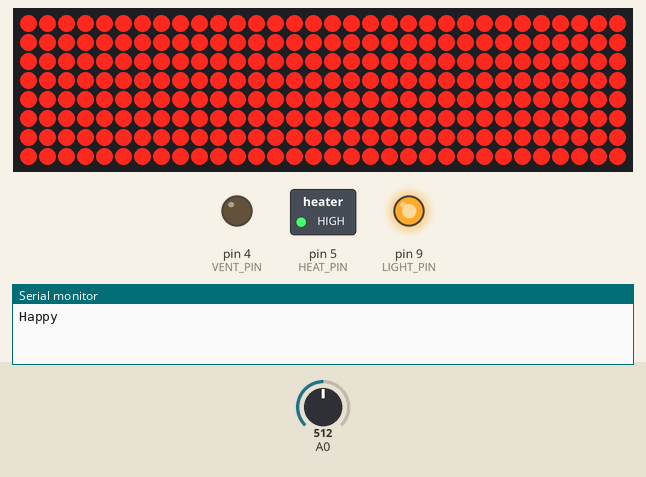
Recording of a sketch running on a simulated Arduino Uno, built with avr-gcc and run on an emulated ATmega328P. On the bench: 32×8 LED matrix, switched loads named in the sketch (green lamp = pin HIGH), output pins drawn as LEDs (lit = HIGH), the last lines printed to the serial monitor. Inputs (shaded band) come from the test bench; at power-on: A0 = 512.

Above: at 1.2 s.
1.3 s: A0 set to 183
At 2.3 s:
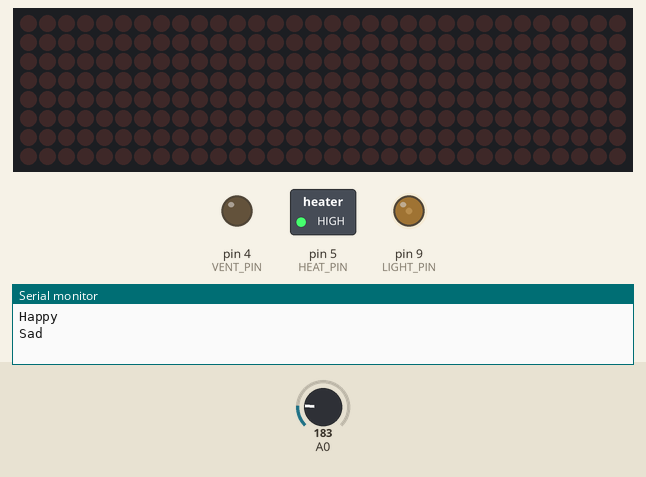
3.3 s: A0 set to 158
At 4.0 s:
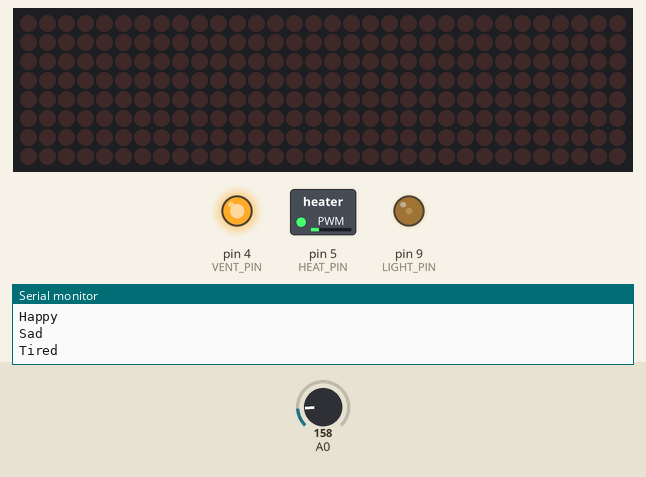
5.0 s: A0 set to 716
At 5.38 s:
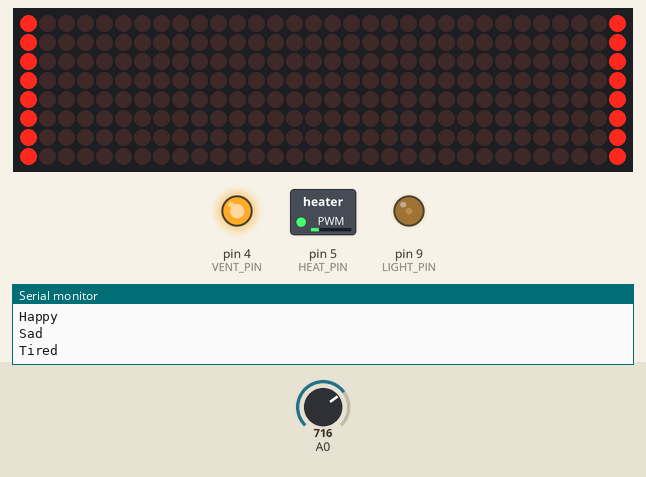
7.0 s: A0 set to 859
8.5 s: A0 set to 882
At 8.64 s:
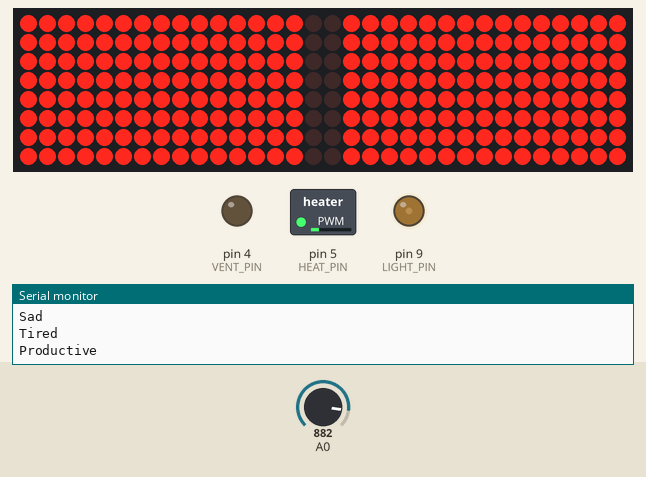
Timing chart, 0 to 11.5 s (numbered marks = the images above; inputs shaded):
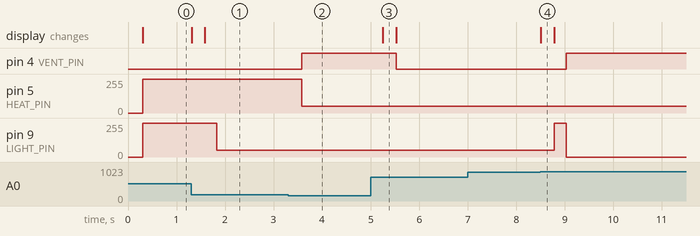

Measured:
- the behaviour switches between 175 and 174 on A0 (found by bisection; images 1 and 2)
- the behaviour switches between 874 and 875 on A0 (found by bisection; images 3 and 4)
- after the input at 1.3 s, pin 9 (LIGHT_PIN): 255/255 → 50/255 after 0.53 s; the display: first changes at once (image 1 shows a later state)
- after the input at 3.3 s, pin 4 (VENT_PIN): LOW → HIGH after 0.28 s; pin 5 (HEAT_PIN): 255/255 → 50/255 after 0.28 s
- after the input at 5.0 s, pin 4 (VENT_PIN): HIGH → LOW after 0.53 s; the display: changes after 0.25 s (image 3)
- after the input at 7.0 s, every drawn part: stays the same
- after the input at 8.5 s, pin 4 (VENT_PIN): LOW → HIGH after 0.53 s; pin 9 (LIGHT_PIN): 50/255 → 255/255 after 0.29 s, → 0/255 0.25 s later; the display: changes at once (image 4)

The sketch:

poli.ino
```cpp
#include "DHT.h"
#include "LedControl.h"
LedControl lc= LedControl(11,13,10,4);
unsigned long delayTime = 200;

#define LIGHT_PIN 9
#define HEAT_PIN 5
#define VENT_PIN 4
#define outputA 6
#define outputB 7

#define DHTPIN 2
#define DHTTYPE DHT11

byte invader1a[] =
{
   B00011000,  // First frame of invader #1
   B00111100,
   B01111110,
   B11011011,
   B11111111,
   B00100100,
   B01011010,
   B10100101
};

DHT dht(DHTPIN, DHTTYPE);

int temperatureValue = 0;
int lightsValue = 0;
int openedWindow = 0;
int closedWindow = 0;
int potValue = 0;
int tired1 = 0;
int sad1 = 0;
int stressed1 = 0;
int happy1 = 0;
int productive1 = 0;
int sleep1 = 0;

float getTemperature()
{
  return dht.readTemperature();
}

float getHumidity()
{
  return dht.readHumidity();
}

void openLights(){
  lc.setIntensity(0, 0);
  lc.setIntensity(1, 0);
  lc.setIntensity(2, 0);
  lc.setIntensity(3, 0);
  for(int i= 0; i <= 3; i++)lc.clearDisplay(i);
  for(int i=0; i <=7 ; i++){
    lc.setColumn(3, i, 0xFF);
    lc.setColumn(0, 7-i, 0xFF);
    delay(10);
  }
  for(int i=0; i <=7 ; i++){
    lc.setColumn(2, i, 0xFF);
    lc.setColumn(1, 7-i, 0xFF);
    delay(10);
  }
}

void closeLights(){
  lc.setIntensity(0, 0);
  lc.setIntensity(1, 0);
  lc.setIntensity(2, 0);
  lc.setIntensity(3, 0);
  for(int i=0; i <=7 ; i++){
    lc.setColumn(1, i, 0x00);
    lc.setColumn(2, 7-i, 0x00);
    delay(10);
  }
  for(int i=0; i <=7 ; i++){
    lc.setColumn(0, i, 0x00);
    lc.setColumn(3, 7-i, 0x00);
    delay(10);
  }

}

void openCurtain() {
  lc.clearDisplay(0); // Clear all displays for the effect

  lc.setIntensity(0, 1);
  int totalColumns = 32; // Assuming 4 modules with 8 columns each
  int centerColumn = totalColumns / 2;

  for (int step = 0; step <= centerColumn; step++) {
    // Left side opening
    if (centerColumn - step >= 0) {
      int columnIndex = centerColumn - step;
      lc.setColumn(0, columnIndex % 8, 0xFF); // Light up the column
      lc.setColumn(4, columnIndex % 8, 0xFF);
    }

    // Right side opening
    if (centerColumn + step < totalColumns) {
      int columnIndex = centerColumn + step;
      lc.setColumn(columnIndex / 8, columnIndex % 8, 0xFF); // Light up the column
    }

    delay(100); // Adjust delay for effect speed
  }
}

void closeCurtain() {
  lc.clearDisplay(0); // Clear all displays for the effect
    lc.setIntensity(0, 1);

  int totalColumns = 32; // Assuming 4 modules with 8 columns each
  int leftEdge = 0;
  int rightEdge = totalColumns - 1;

  while (leftEdge <= rightEdge) {
    // Left side closing
    lc.setColumn(leftEdge / 8, leftEdge % 8, 0xFF); // Light up the column
    leftEdge++;

    // Right side closing
    lc.setColumn(rightEdge / 8, rightEdge % 8, 0xFF); // Light up the column
    rightEdge--;

    delay(100); // Adjust delay for effect speed
  }
}

void temperatureHigh(){
    while(temperatureValue < 255){
      temperatureValue++;
      analogWrite(HEAT_PIN, temperatureValue);
    }
    digitalWrite(VENT_PIN, LOW);
}

void temperatureLow(){
  while(temperatureValue < 50){
    temperatureValue--;
    analogWrite(HEAT_PIN, temperatureValue);
  }
  analogWrite(HEAT_PIN, 50);
  digitalWrite(VENT_PIN, HIGH);
}

void lightsOnLow(){
  while(lightsValue < 50){
    lightsValue--;
    analogWrite(LIGHT_PIN, lightsValue);
  }
  analogWrite(LIGHT_PIN, 50);
}

void lightsOff(){
  while(lightsValue > 0){
    lightsValue--;
    analogWrite(LIGHT_PIN, lightsValue);
  }
}

void happy(){
  if(openedWindow == 0){
    openLights();
    openedWindow = 1;
    closedWindow = 0;
  }
  sad1 = 0;
  stressed1 = 0;
  tired1 = 0;
  productive1 = 0;
  sleep1 = 0;
  if(happy1 == 0){
    happy1 = 1;
    Serial.println("Happy");
  }
  analogWrite(LIGHT_PIN, 255);
  temperatureHigh();

}

void tired(){
  if(closedWindow == 0){
      closeLights();
      openedWindow = 0;
      closedWindow = 1;
  }
  closeLights();
  lightsOnLow();
  sad1 = 0;
  stressed1 = 0;
  happy1 = 0;
  productive1 = 0;
  sleep1 = 0;
  if(tired1 == 0){
    tired1 = 1;
    Serial.println("Tired");
  }
  temperatureLow();
}

void sad(){
    if(closedWindow == 0){
      closeLights();
      openedWindow = 0;
      closedWindow = 1;
  }
  lightsOnLow();
  stressed1 = 0;
  happy1 = 0;
  productive1 = 0;
  sleep1 = 0;
  tired1 = 0;
  if(sad1 == 0){
    sad1 = 1;
    Serial.println("Sad");
  }
  temperatureHigh();
}

void stressed(){
    if(openedWindow == 0){
    openLights();
    openedWindow = 1;
    closedWindow = 0;
  }
  lightsOnLow();
  sad1 = 0;
  happy1 = 0;
  productive1 = 0;
  sleep1 = 0;
  tired1 = 0;
  if(stressed1 == 0){
    stressed1 = 1;
    Serial.println("Stressed");
  }
  temperatureLow();
}

void productive(){
    if(openedWindow == 0){
    openLights();
    openedWindow = 1;
    closedWindow = 0;
  }
  //lightsOnHigh()
  stressed1 = 0;
  sad1 = 0;
  happy1 = 0;
  sleep1 = 0;
  tired1 = 0;
  if(productive1 == 0){
    productive1 = 1;
    Serial.println("Productive");
  }
  temperatureHigh();
}

void sleep(){
    if(closedWindow == 0){
      closeLights();
      openedWindow = 0;
      closedWindow = 1;
  }
  lightsOff();
  stressed1 = 0;
  sad1 = 0;
  happy1 = 0;
  productive1 = 0;
  tired1 = 0;
  if(sleep1 == 0){
    sleep1 = 1;
    Serial.println("Sleep");
  }
  temperatureLow();
}


void setup() {
  Serial.begin(9600);
  pinMode(LIGHT_PIN, OUTPUT);
  pinMode(HEAT_PIN, OUTPUT);
  pinMode(VENT_PIN, OUTPUT);
  pinMode(outputA, INPUT);
  pinMode(outputB, INPUT);
  dht.begin();
  lc.shutdown(0,false);
  lc.shutdown(1,false);
  lc.shutdown(2,false);
  lc.shutdown(3,false);
  lc.setIntensity(0,3);
  lc.setIntensity(1,3);
  lc.setIntensity(2,3);
  lc.setIntensity(3,3);
  lc.clearDisplay(0);
  lc.clearDisplay(1);
  lc.clearDisplay(2);
  lc.clearDisplay(3);
}

void loop() {

  potValue = analogRead(A0);
  if(potValue > 0 && potValue < 175){
    tired();
  }
  else{
      if(potValue >= 175 && potValue < 350){
        sad();
      }
      else{
          if(potValue >= 350 && potValue < 525){
            happy();
          }
          else{
              if(potValue >= 525 && potValue < 700){
                stressed();
              }
              else{
                  if(potValue >= 700 && potValue < 875){
                    productive();
                  }
                  else{
                      if(potValue >=875){
                        sleep();
                      }
                  }
              }
          }
      }
  }

}
```
